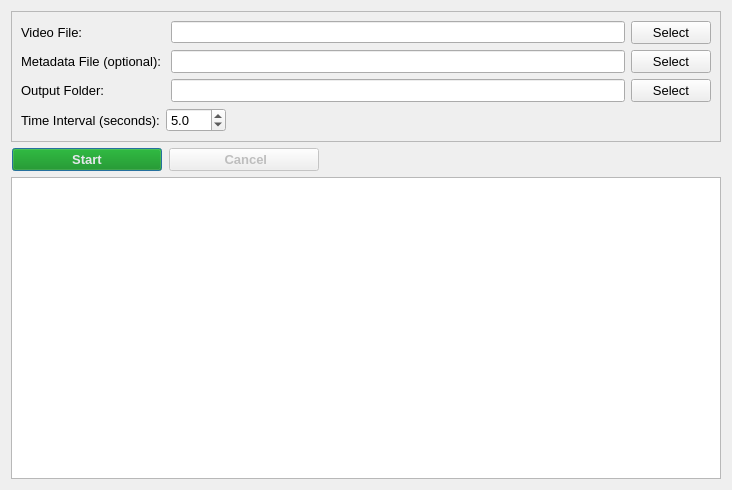
<?xml version="1.0" encoding="UTF-8"?>
<ui version="4.0">
 <class>VideoParser</class>
 <widget class="QDialog" name="VideoParser">
  <property name="geometry">
   <rect>
    <x>0</x>
    <y>0</y>
    <width>732</width>
    <height>490</height>
   </rect>
  </property>
  <property name="windowTitle">
   <string>Video Parser</string>
  </property>
  <layout class="QVBoxLayout" name="verticalLayout_2">
   <item>
    <widget class="QFrame" name="setupFrame">
     <property name="sizePolicy">
      <sizepolicy hsizetype="Preferred" vsizetype="Preferred">
       <horstretch>0</horstretch>
       <verstretch>0</verstretch>
      </sizepolicy>
     </property>
     <property name="frameShape">
      <enum>QFrame::StyledPanel</enum>
     </property>
     <property name="frameShadow">
      <enum>QFrame::Plain</enum>
     </property>
     <property name="lineWidth">
      <number>3</number>
     </property>
     <layout class="QVBoxLayout" name="verticalLayout_3">
      <item>
       <layout class="QGridLayout" name="selectorsGrid">
        <item row="0" column="1">
         <widget class="QLineEdit" name="videoSelectLine">
          <property name="font">
           <font>
            <pointsize>9</pointsize>
           </font>
          </property>
          <property name="toolTip">
           <string>Path to the video file to extract frames from.
Supported formats: MP4, AVI, MOV, MKV, and other common video formats.
Click the Select button to browse for a video file.</string>
          </property>
          <property name="readOnly">
           <bool>true</bool>
          </property>
         </widget>
        </item>
        <item row="1" column="0">
         <widget class="QLabel" name="srtSelectLabel">
          <property name="font">
           <font>
            <pointsize>10</pointsize>
           </font>
          </property>
          <property name="toolTip">
           <string>Metadata file containing GPS telemetry data.
Supports DJI SRT subtitle files and Skydio CSV flight logs.
Optional: Provides location information for extracted frames.
Without a metadata file, frames will have no GPS data.</string>
          </property>
          <property name="whatsThis">
           <string>The metadata file contains timestamped GPS information for the video.  It is optional, but without it output images won't include location information.  Supports SRT (DJI) and CSV (Skydio) formats.</string>
          </property>
          <property name="text">
           <string>Metadata File (optional): </string>
          </property>
         </widget>
        </item>
        <item row="2" column="0">
         <widget class="QLabel" name="outputLabel">
          <property name="font">
           <font>
            <pointsize>10</pointsize>
           </font>
          </property>
          <property name="toolTip">
           <string>Destination folder where extracted frame images will be saved.
Each frame is saved as a separate image file with timestamp information.</string>
          </property>
          <property name="text">
           <string>Output Folder:</string>
          </property>
         </widget>
        </item>
        <item row="2" column="1">
         <widget class="QLineEdit" name="outputLine">
          <property name="font">
           <font>
            <pointsize>10</pointsize>
           </font>
          </property>
          <property name="toolTip">
           <string>Path to the output folder for extracted frame images.
All frames will be saved in this directory with sequential naming.
Click the Select button to choose a different folder.</string>
          </property>
          <property name="readOnly">
           <bool>true</bool>
          </property>
         </widget>
        </item>
        <item row="2" column="2">
         <widget class="QPushButton" name="outputSelectButton">
          <property name="font">
           <font>
            <pointsize>10</pointsize>
           </font>
          </property>
          <property name="toolTip">
           <string>Browse for output folder to save extracted frames.
Opens a folder selection dialog.</string>
          </property>
          <property name="text">
           <string>Select</string>
          </property>
          <property name="icon">
           <iconset resource="../resources.qrc">
            <normaloff>:/icons/folder.png</normaloff>:/icons/folder.png</iconset>
          </property>
          <property name="autoDefault">
           <bool>false</bool>
          </property>
          <property name="iconName" stdset="0">
           <string>folder.png</string>
          </property>
         </widget>
        </item>
        <item row="0" column="0">
         <widget class="QLabel" name="videoSelectLabel">
          <property name="font">
           <font>
            <pointsize>10</pointsize>
           </font>
          </property>
          <property name="toolTip">
           <string>Select the source video file to parse.
Video will be split into individual frame images.</string>
          </property>
          <property name="text">
           <string>Video File:</string>
          </property>
         </widget>
        </item>
        <item row="0" column="2">
         <widget class="QPushButton" name="videoSelectButton">
          <property name="font">
           <font>
            <pointsize>10</pointsize>
           </font>
          </property>
          <property name="toolTip">
           <string>Browse for video file to extract frames from.
Opens a file selection dialog for video files (MP4, AVI, MOV, etc.).</string>
          </property>
          <property name="text">
           <string>Select</string>
          </property>
          <property name="autoDefault">
           <bool>false</bool>
          </property>
         </widget>
        </item>
        <item row="1" column="1">
         <widget class="QLineEdit" name="srtSelectLine">
          <property name="font">
           <font>
            <pointsize>10</pointsize>
           </font>
          </property>
          <property name="toolTip">
           <string>Path to the optional metadata file with GPS telemetry data.
Supports DJI SRT subtitle files and Skydio CSV flight logs.
If provided, extracted frames will include GPS metadata (latitude, longitude, altitude).
Can be left empty if location data is not needed.</string>
          </property>
          <property name="readOnly">
           <bool>true</bool>
          </property>
         </widget>
        </item>
        <item row="1" column="2">
         <widget class="QPushButton" name="srtSelectButton">
          <property name="font">
           <font>
            <pointsize>10</pointsize>
           </font>
          </property>
          <property name="toolTip">
           <string>Browse for optional metadata file containing GPS telemetry.
Supports DJI SRT subtitle files and Skydio CSV flight logs.
Opens a file selection dialog for SRT and CSV files.</string>
          </property>
          <property name="text">
           <string>Select</string>
          </property>
          <property name="autoDefault">
           <bool>false</bool>
          </property>
         </widget>
        </item>
       </layout>
      </item>
      <item>
       <layout class="QHBoxLayout" name="horizontalLayout">
        <item>
         <widget class="QLabel" name="timeLabel">
          <property name="font">
           <font>
            <pointsize>10</pointsize>
           </font>
          </property>
          <property name="toolTip">
           <string>Time interval between extracted frames.
Determines how frequently frames are captured from the video.
Smaller intervals = More frames extracted (larger output)</string>
          </property>
          <property name="text">
           <string>Time Interval (seconds):</string>
          </property>
         </widget>
        </item>
        <item>
         <widget class="QDoubleSpinBox" name="timespinBox">
          <property name="font">
           <font>
            <pointsize>10</pointsize>
           </font>
          </property>
          <property name="toolTip">
           <string>Set the time interval in seconds between frame extractions.
• Range: 0.1 to unlimited seconds
• Default: 5.0 seconds (extracts 1 frame every 5 seconds)
• Lower values: More frames extracted (e.g., 0.5s = 2 frames per second)
• Higher values: Fewer frames extracted (e.g., 10s = 1 frame every 10 seconds)
Recommendation: 3-5 seconds for most drone footage analysis</string>
          </property>
          <property name="decimals">
           <number>1</number>
          </property>
          <property name="minimum">
           <double>0.100000000000000</double>
          </property>
          <property name="singleStep">
           <double>0.500000000000000</double>
          </property>
          <property name="value">
           <double>5.000000000000000</double>
          </property>
         </widget>
        </item>
        <item>
         <spacer name="horizontalSpacer">
          <property name="orientation">
           <enum>Qt::Horizontal</enum>
          </property>
          <property name="sizeHint" stdset="0">
           <size>
            <width>40</width>
            <height>20</height>
           </size>
          </property>
         </spacer>
        </item>
       </layout>
      </item>
     </layout>
    </widget>
   </item>
   <item>
    <layout class="QHBoxLayout" name="mainButtons">
     <item>
      <widget class="QPushButton" name="startButton">
       <property name="enabled">
        <bool>true</bool>
       </property>
       <property name="sizePolicy">
        <sizepolicy hsizetype="Fixed" vsizetype="Fixed">
         <horstretch>0</horstretch>
         <verstretch>0</verstretch>
        </sizepolicy>
       </property>
       <property name="minimumSize">
        <size>
         <width>150</width>
         <height>0</height>
        </size>
       </property>
       <property name="font">
        <font>
         <pointsize>10</pointsize>
         <bold>true</bold>
        </font>
       </property>
       <property name="toolTip">
        <string>Start extracting frames from the video file.
Requirements:
• Video file must be selected
• Output folder must be selected
• Time interval must be set (default: 5 seconds)
The process will extract frames at the specified interval and save them as images.
If a metadata file (SRT or CSV) is provided, GPS metadata will be embedded in the extracted frames.</string>
       </property>
       <property name="layoutDirection">
        <enum>Qt::LeftToRight</enum>
       </property>
       <property name="autoFillBackground">
        <bool>false</bool>
       </property>
       <property name="styleSheet">
        <string notr="true">background-color: rgb(0, 136, 0);
color: rgb(228, 231, 235);</string>
       </property>
       <property name="text">
        <string>Start</string>
       </property>
       <property name="default">
        <bool>false</bool>
       </property>
      </widget>
     </item>
     <item>
      <widget class="QPushButton" name="cancelButton">
       <property name="enabled">
        <bool>false</bool>
       </property>
       <property name="sizePolicy">
        <sizepolicy hsizetype="Fixed" vsizetype="Fixed">
         <horstretch>0</horstretch>
         <verstretch>0</verstretch>
        </sizepolicy>
       </property>
       <property name="minimumSize">
        <size>
         <width>150</width>
         <height>0</height>
        </size>
       </property>
       <property name="font">
        <font>
         <pointsize>10</pointsize>
         <bold>true</bold>
        </font>
       </property>
       <property name="toolTip">
        <string>Cancel the frame extraction process.
Stops the operation immediately and returns to the ready state.
Any frames already extracted will be saved in the output folder.
Click to abort the current parsing operation.</string>
       </property>
       <property name="styleSheet">
        <string notr="true"/>
       </property>
       <property name="text">
        <string> Cancel</string>
       </property>
       <property name="icon">
        <iconset resource="../resources.qrc">
         <normaloff>:/icons/cancel.png</normaloff>:/icons/cancel.png</iconset>
       </property>
       <property name="iconName" stdset="0">
        <string>cancel.png</string>
       </property>
      </widget>
     </item>
     <item>
      <spacer name="buttonsSpacer">
       <property name="orientation">
        <enum>Qt::Horizontal</enum>
       </property>
       <property name="sizeType">
        <enum>QSizePolicy::Minimum</enum>
       </property>
       <property name="sizeHint" stdset="0">
        <size>
         <width>400</width>
         <height>20</height>
        </size>
       </property>
      </spacer>
     </item>
    </layout>
   </item>
   <item>
    <widget class="QPlainTextEdit" name="outputWindow">
     <property name="font">
      <font>
       <pointsize>12</pointsize>
      </font>
     </property>
     <property name="toolTip">
      <string>Progress and status output window.
Displays real-time information during frame extraction:
• Current frame being processed
• Frame timestamps and numbers
• GPS coordinates (if SRT file is provided)
• Progress percentage and completion status
• Any errors or warnings encountered
Shows total frames extracted when complete.</string>
     </property>
     <property name="readOnly">
      <bool>true</bool>
     </property>
    </widget>
   </item>
  </layout>
 </widget>
 <resources>
  <include location="../resources.qrc"/>
 </resources>
 <connections/>
</ui>
